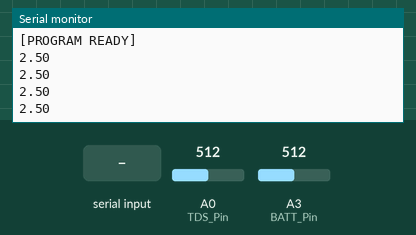
Bench run of a sketch on a simulated Arduino Nano, built with avr-gcc and run on an emulated ATmega328P. On the bench: the last lines printed to the serial monitor. The inputs (shaded band) are chosen by the test bench; at power-on: A3 (BATT_Pin) = 512, A0 (TDS_Pin) = 512.

Above: at 1.2 s.
1.3 s: "S" received over the second serial link
At 2.1 s:
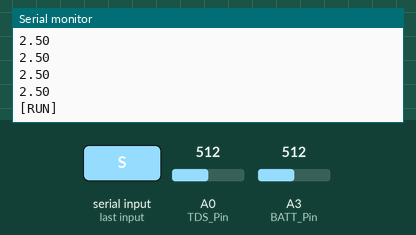
2.8 s: "E" received over the second serial link
At 2.98 s:
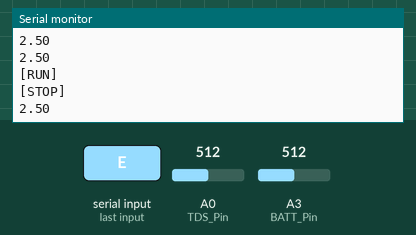
4.3 s: A3 (BATT_Pin) set to 716
At 4.5 s:
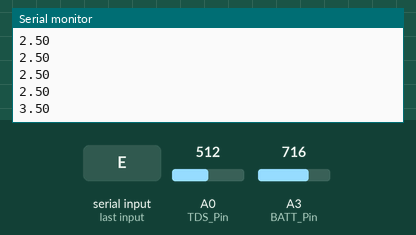
5.8 s: A3 (BATT_Pin) set to 900
At 6.02 s:
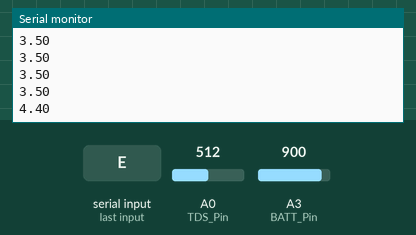
Timing chart, 0 to 8.3 s (numbered marks = the images above; inputs shaded):
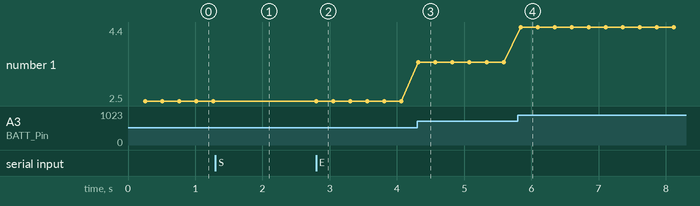

The sketch:

secondary-nano.ino
```cpp
/*
   Slave NANO v3.4 (11/27/2023)
   by Ian B. Fleming
   Email: ianfleming678@gmail.com

   HC12 Configuration:
      Channel: 33
      Baud: 38400
*/

#include <SoftwareSerial.h>

#define TDS_Pin A0
#define BATT_Pin A3
#define TdsFactor 0.5
#define DEBUG 1

// Enable debugging print-outs to Serial Monitor
#if DEBUG == 1
	#define debug(x) Serial.print(x)
	#define debugln(x) Serial.println(x)
#else
	#define debug(x)
	#define debugln(x)
#endif

enum STATE {
   RUN,
   STOP,
};

SoftwareSerial HC12(10, 11);  //HC12 TX to Pin 10 (RX), HC12 RX to Pin 11 (TX)
const size_t SIZE = 5;

/*******************************************
 * TDS Properties
 *******************************************/

float temperature = 25.0;
float aRef = 5.0;
float adcRange = 1024.0;
float kVal = 0.56;

/*
   kVal -> This is our calibration number, calibrated
   in a standard buffer solution of 751ppm (1 tsp salt in 1 cup water).
*/

/*******************************************/

STATE state = STOP;
char tds[SIZE];
char batt[SIZE];

/*******************************************
 * Setup()
 *******************************************/

void setup() {

   Serial.begin(38400);
   while( !Serial ) {}

   HC12.begin(19200);
   while( !HC12 ) {}

   clear_all_serials();
   pinMode(TDS_Pin, INPUT);   // TDS pin is open as input
   pinMode(BATT_Pin, INPUT);  // Battery pin is open as input

   debugln("Slave NANO (v3.4)");
   debugln("[PROGRAM READY]");
}

/*******************************************
 * Loop()
 *******************************************/

void loop() {
   switch(state) {
      case STOP:
         if( read_cmd() == 'S' ) {
            exec_start();
         }
         check_battery();  // Every 250ms
         break;

      case RUN:
         if( read_cmd() == 'E' ) {
            exec_stop();
            break;
         }
         exec();
         break;

      default:
         break;
   }
}

/*******************************************
 * Primary Procedures
 *******************************************/

void exec() {
   // (1) Read the data every 250ms
   static unsigned long read_time = millis();
   if( millis() - read_time > 250 ) {
      read_tds();                         // (1) Read TDS Probe 2
      read_time = millis();
   }
}

void exec_stop() {
   clear_all_serials();
   memset(tds, 0, SIZE);
   memset(batt, 0, SIZE);
   state = STOP;

   // Debug
   debugln("[STOP]");
}


void exec_start() {
   clear_all_serials();
   state = RUN;

   // Debug
   debugln("[RUN]");
}

void check_battery() {
   // (1) Read the battery levels every 250ms
   static unsigned long battery_time = millis();
   if( millis() - battery_time > 250 ) {
      memset(batt, 0, SIZE);

      float voltage = analogRead(BATT_Pin) * (5.0 / 1023.0);
      dtostrf(voltage, 4, 2, batt);
      HC12.write(batt);
      battery_time = millis();

      // Debugs
      debugln(batt);
   }
}

/*******************************************
 * Read Operations
 *******************************************/

void read_tds() {
   memset(tds, 0, SIZE);
   snprintf(tds, SIZE, "%u$", (unsigned int)getTDS());
   HC12.write(tds);
}

char read_cmd() {
   if( HC12.available() ) {
      return HC12.read();
   }
   return 0;
}

/*******************************************
 * Serial Procedures (wipe data)
 *******************************************/

void clear_serial(Stream& s) {
   while( s.available() ) {
      s.read();
   }
}

void clear_all_serials() {
   clear_serial(Serial);
   clear_serial(HC12);
}

/*******************************************
 * Read and calculate TDS value
 *******************************************/

 float getTDS() {
   float analogValue = analogRead(TDS_Pin);
   float voltage = analogValue / adcRange * aRef;
   float ecVal = (133.42 * voltage * voltage * voltage - 255.86 * voltage * voltage + 857.39 * voltage) * kVal;
   float ecVal25 = ecVal / (1.0 + 0.02 * (temperature - 25.0));
   float tdsVal = ecVal25 * TdsFactor;
   return tdsVal;
 }
```

Measured:
- after the input at 1.3 s, the serial monitor: prints a new line at once (image 1)
- after the input at 2.8 s, the serial monitor: prints a new line at once (image 2)
- after the input at 4.3 s, the serial monitor: prints a new line at once (image 3)
- after the input at 5.8 s, the serial monitor: prints a new line at once (image 4)
- plotted number 1: 2.5 → 3.5 after the input at 4.3 s, 3.5 → 4.4 after the input at 5.8 s
